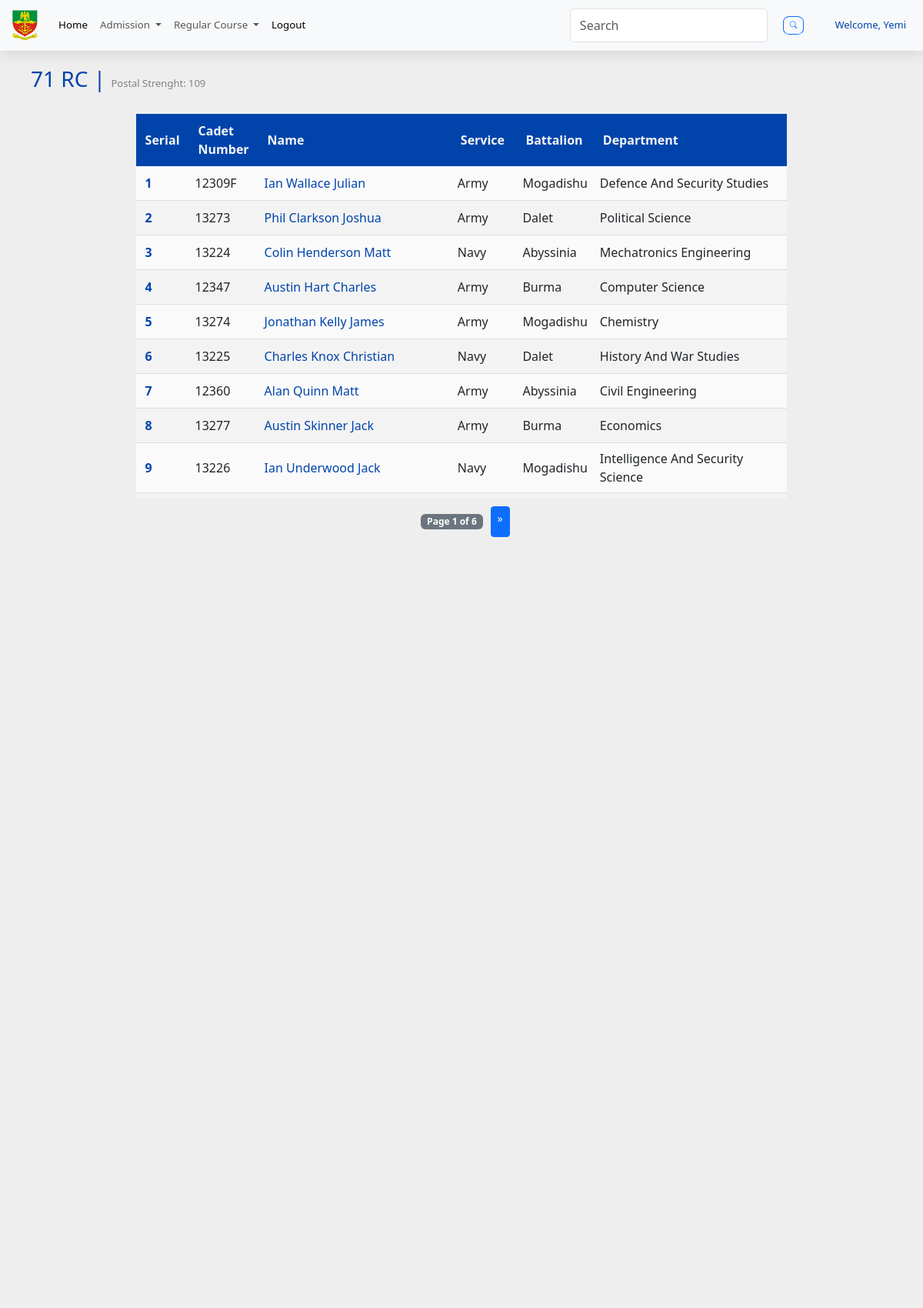
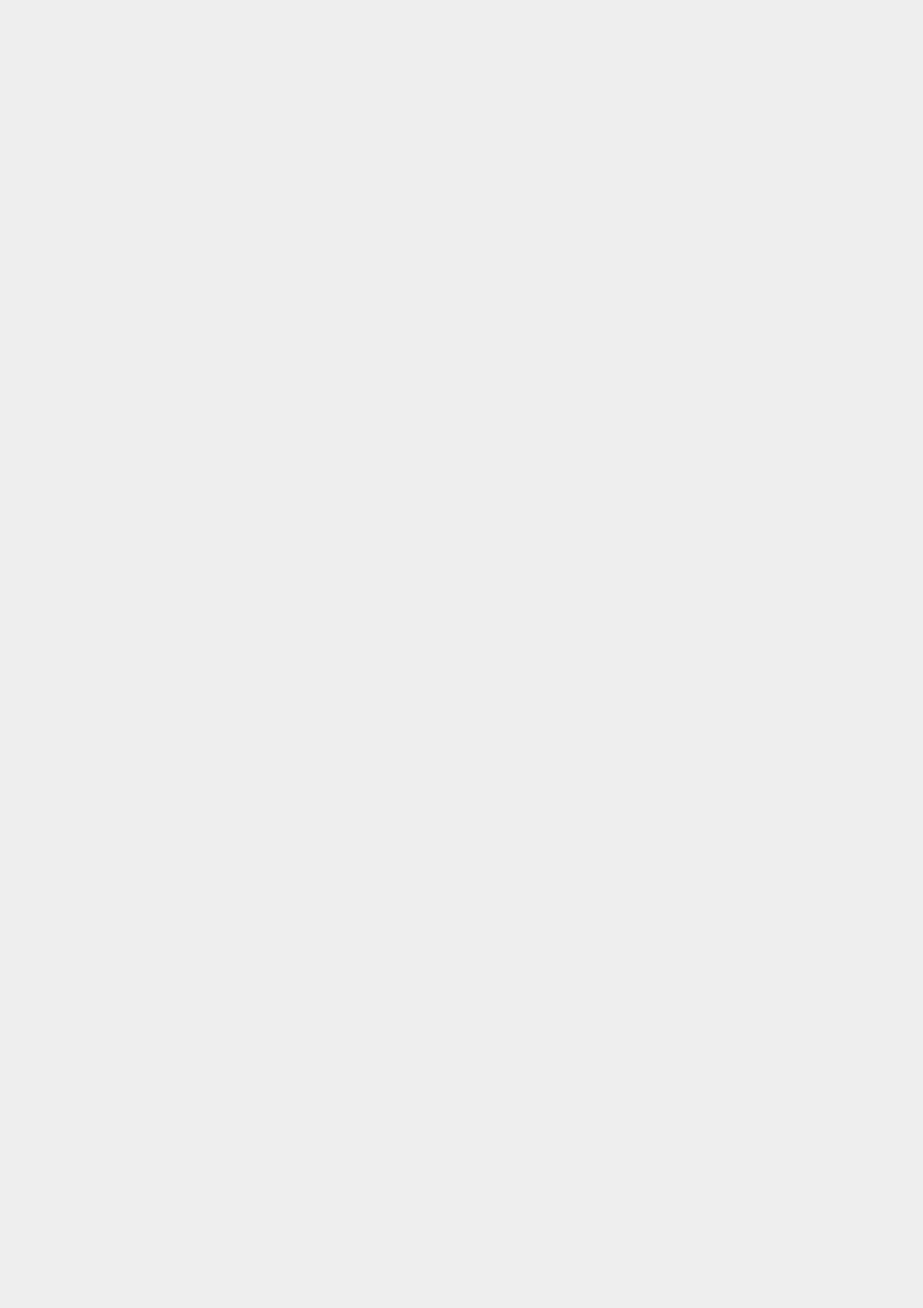
Page /course/1 (signed in, upper part) on the committed database (2 pictures, top to bottom).
### models.py (models this page shows, shortened)
class Staff(db.Model, UserMixin):
    __tablename__ = "staffs"
    staff_id = Column("staff_id", Integer, primary_key=True, autoincrement=True)
    firstname = Column("firstname", String(255), nullable=False)
    middlename = Column("middlename", String(255), nullable=True)
    lastname = Column("lastname", String(255), nullable=False)
    email = Column("email", String(255), nullable=False, unique=True)
    password = Column("password", String(255), nullable=False)
    phone = Column("phone", String(255), nullable=False, unique=True)
    address = Column("address", String(255), nullable=False)
    gender_id = Column("gender_id", ForeignKey('genders.id'), nullable=False)
    gender = relationship('Gender', back_populates='staff')
    role = Column('role', String(50), nullable=False)
    status = Column('status', String(20), nullable=False)
    appointment = Column("appointment", String(255), nullable=False)
    date_of_birth = Column("date_of_birth", Date, nullable=False)
    date_tos = Column("date_tos", Date, nullable=False)
    date_of_joining = Column("date_of_joining", Date, nullable=False, default=date.today)
    visit_id = Column("visit_id", Integer, ForeignKey('visits.id'), nullable=True)

class RegularCourse(db.Model):
    __tablename__="regular_courses"
    id = Column("id", Integer, primary_key=True)
    course_no = Column("course_no", Integer, nullable=False)
    cadet = relationship('Cadet', back_populates='regular_course')

class Cadet(db.Model):
    __tablename__= "cadets"
    id = Column("id", Integer, primary_key=True, autoincrement=True)
    cadet_no = Column("cadet_no", String, unique=True, nullable=False)
    first_name = Column("first_name", String, nullable=False)
    middle_name = Column("middle_name", String, nullable=True)
    last_name = Column("last_name", String, nullable=False)
    religion = Column("religion", String, nullable=False)
    state = Column("state", String, nullable=False)
    lga = Column("lga", String, nullable=False)
    date_of_enlistment = Column("date_of_enlistment", String, nullable=False)
    date_of_birth = Column("date_of_birth", String, nullable=False)
    department_id = Column('department_id', ForeignKey('departments.id'), nullable=False)
    department = relationship('Department', back_populates='cadets')
    bn_id = Column("bn_id", ForeignKey('battalions.id'), nullable=False)
    bn = relationship('Battalion', back_populates='cadet')
    gender_id = Column("gender_id", ForeignKey('genders.id'), nullable=False)
    gender = relationship('Gender', back_populates='cadet')
    service_id = Column("service_id", ForeignKey('services.id'), nullable=False)
    service = relationship('Service', back_populates='cadet')
    regular_id = Column("regular_id", ForeignKey('regular_courses.id'), nullable=False)
    regular_course = relationship('RegularCourse', back_populates='cadet')
    medical = relationship('Medical', back_populates='cadet', lazy='dynamic')
    admission_count = Column("admission_count", Integer, nullable=False, default=0)
    board_status = Column("board_status", String, nullable=False, default='')
    admission_date = Column(Date, nullable=True)  # New field for admission date
    visit = relationship('Visit', back_populates='cadet')
    scores = relationship("Score", back_populates='cadet', uselist=False)
    service_scores = relationship("ServiceScore", back_populates='cadet', uselist=False)
    courses = relationship("Course", back_populates="cadet")
    profile_picture = relationship('ProfilePicture', back_populates='cadet')

class Service(db.Model):
    __tablename__="services"
    id = Column('id', Integer, primary_key=True)
    service_type = Column('service_type', String, nullable=False)
    service_subjects = relationship('ServiceSubject', back_populates='service')
    cadet = relationship('Cadet', back_populates='service')

class Battalion(db.Model):
    __tablename__="battalions"
    id = Column("id", Integer, primary_key=True, autoincrement=True)
    bn = Column("bn", String, nullable=False)
    cadet = relationship('Cadet', back_populates='bn')

class Department(db.Model):
    __tablename__="departments"
    id = Column("id", Integer, primary_key=True)
    department_name = Column("department_name", String, nullable=False)
    faculty_id = Column("faculty_id", ForeignKey('faculties.id'), nullable=False)
    faculty = relationship('Faculty', back_populates='departments')
    cadets = relationship('Cadet', back_populates='department')
    courses = relationship('Course', back_populates='department')

### main.py (the view)
@app.route("/course/<int:id>", methods=["GET"])
@login_required
def select_course(id):
    search_form = SearchForm()
    page = request.args.get("page", 1, type=int)
    per_page = 20
    course_cadets = session.query(Cadet).filter(Cadet.regular_id == id).all()
    course_no = session.query(RegularCourse).filter(RegularCourse.id == id).first()
    start = (page - 1) * per_page
    end = start + per_page
    paginated_cadets = course_cadets[start:end]
    course = session.query(RegularCourse).all()
    course_dict = {}
    for course_object in course:
        key = course_object.id
        cse_count = session.query(Cadet).filter(Cadet.regular_id == key).count()
        course_dict[key] = [course_object.course_no, cse_count]
    course_cadets_count = session.query(Cadet).filter(Cadet.regular_id == id).count()
    mog_cdts_count = session.query(Cadet).filter(Cadet.bn_id == 1, Cadet.regular_id == id).count()
    dal_cdts_count = session.query(Cadet).filter(Cadet.bn_id == 2, Cadet.regular_id == id).count()
    aby_cdts_count = session.query(Cadet).filter(Cadet.bn_id == 3, Cadet.regular_id == id).count()
    bur_cdts_count = session.query(Cadet).filter(Cadet.bn_id == 4, Cadet.regular_id == id).count()
    army_cdts_count = session.query(Cadet).filter(Cadet.service_id == 1, Cadet.regular_id == id).count()
    mog_army_cdts_count = session.query(Cadet).filter(Cadet.service_id == 1, Cadet.bn_id == 1, Cadet.regular_id == id).count()
    dal_army_cdts_count = session.query(Cadet).filter(Cadet.service_id == 1, Cadet.bn_id == 2, Cadet.regular_id == id).count()
    aby_army_cdts_count = session.query(Cadet).filter(Cadet.service_id == 1, Cadet.bn_id == 3, Cadet.regular_id == id).count()
    bur_army_cdts_count = session.query(Cadet).filter(Cadet.service_id == 1, Cadet.bn_id == 4, Cadet.regular_id == id).count()
    navy_cdts_count = session.query(Cadet).filter(Cadet.service_id == 2, Cadet.regular_id == id).count()
    mog_navy_cdts_count = session.query(Cadet).filter(Cadet.service_id == 2, Cadet.bn_id == 1, Cadet.regular_id == id).count()
    dal_navy_cdts_count = session.query(Cadet).filter(Cadet.service_id == 2, Cadet.bn_id == 2, Cadet.regular_id == id).count()
    aby_navy_cdts_count = session.query(Cadet).filter(Cadet.service_id == 2, Cadet.bn_id == 3, Cadet.regular_id == id).count()
    bur_navy_cdts_count = session.query(Cadet).filter(Cadet.service_id == 2, Cadet.bn_id == 4, Cadet.regular_id == id).count()
    airforce_cdts_count = session.query(Cadet).filter(Cadet.service_id == 3, Cadet.regular_id == id).count()
    mog_airforce_cdts_count = session.query(Cadet).filter(Cadet.service_id == 3, Cadet.bn_id == 1, Cadet.regular_id == id).count()
    dal_airforce_cdts_count = session.query(Cadet).filter(Cadet.service_id == 3, Cadet.bn_id == 2, Cadet.regular_id == id).count()
    aby_airforce_cdts_count = session.query(Cadet).filter(Cadet.service_id == 3, Cadet.bn_id == 3, Cadet.regular_id == id).count()
    bur_airforce_cdts_count = session.query(Cadet).filter(Cadet.service_id == 3, Cadet.bn_id == 4, Cadet.regular_id == id).count()
    male_cdts_count = session.query(Cadet).filter(Cadet.gender_id == 1, Cadet.regular_id == id).count()
    mog_male_cdts_count = session.query(Cadet).filter(Cadet.gender_id == 1, Cadet.bn_id == 1, Cadet.regular_id == id).count()
    dal_male_cdts_count = session.query(Cadet).filter(Cadet.gender_id == 1, Cadet.bn_id == 2, Cadet.regular_id == id).count()
    aby_male_cdts_count = session.query(Cadet).filter(Cadet.gender_id == 1, Cadet.bn_id == 3, Cadet.regular_id == id).count()
    bur_male_cdts_count = session.query(Cadet).filter(Cadet.gender_id == 1, Cadet.bn_id == 4, Cadet.regular_id == id).count()
    female_cdts_count = session.query(Cadet).filter(Cadet.gender_id == 2, Cadet.regular_id == id).count()
    mog_female_cdts_count = session.query(Cadet).filter(Cadet.gender_id == 2, Cadet.bn_id == 1, Cadet.regular_id == id).count()
    dal_female_cdts_count = session.query(Cadet).filter(Cadet.gender_id == 2, Cadet.bn_id == 2, Cadet.regular_id == id).count()
    aby_female_cdts_count = session.query(Cadet).filter(Cadet.gender_id == 2, Cadet.bn_id == 3, Cadet.regular_id == id).count()
    bur_female_cdts_count = session.query(Cadet).filter(Cadet.gender_id == 2, Cadet.bn_id == 4, Cadet.regular_id == id).count()
    return render_template("course-list.html",
                           search_form=search_form,
                           cadets=paginated_cadets,
                           page=page,
                           per_page=per_page,
                           total=len(course_cadets),
                           rows=course_cadets,
                           course=id,
                           course_no=course_no,
                           course_dict=course_dict,
                           course_cadets_count=course_cadets_count,
                           mog_cdts_count=mog_cdts_count,
                           dal_cdts_count=dal_cdts_count,
                           aby_cdts_count=aby_cdts_count,
                           bur_cdts_count=bur_cdts_count,
                           army_cdts_count=army_cdts_count,
                           mog_army_cdts_count=mog_army_cdts_count,
                           dal_army_cdts_count=dal_army_cdts_count,
                           aby_army_cdts_count=aby_army_cdts_count,
                           bur_army_cdts_count=bur_army_cdts_count,
                           navy_cdts_count=navy_cdts_count,
                           mog_navy_cdts_count=mog_navy_cdts_count,
                           dal_navy_cdts_count=dal_navy_cdts_count,
                           aby_navy_cdts_count=aby_navy_cdts_count,
                           bur_navy_cdts_count=bur_navy_cdts_count,
                           airforce_cdts_count=airforce_cdts_count,
                           mog_airforce_cdts_count=mog_airforce_cdts_count,
                           dal_airforce_cdts_count=dal_airforce_cdts_count,
                           aby_airforce_cdts_count=aby_airforce_cdts_count,
                           bur_airforce_cdts_count=bur_airforce_cdts_count,
                           male_cdts_count=male_cdts_count,
                           mog_male_cdts_count=mog_male_cdts_count,
                           dal_male_cdts_count=dal_male_cdts_count,
                           aby_male_cdts_count=aby_male_cdts_count,
                           bur_male_cdts_count=bur_male_cdts_count,
                           female_cdts_count=female_cdts_count,
                           mog_female_cdts_count=mog_female_cdts_count,
                           dal_female_cdts_count=dal_female_cdts_count,
                           aby_female_cdts_count=aby_female_cdts_count,
                           bur_female_cdts_count=bur_female_cdts_count,
                           year=year
                           )

### templates/course-list.html (shortened to what this page needs)
<!DOCTYPE html>
{% extends "base.html" %}  {% block content %}
<div class="container">
  <h3 style="color: rgb(0, 68, 171)">
    {{ course_no.course_no }} RC |
    <span style="font-weight: normal; font-size: small; color: grey"
      >Postal Strenght: {{ course_cadets_count }}</span
    >
  </h3>
  <div style="margin: 0 auto" class="container" style="font-size: 1rem">
    <div style="width: fit-content; margin: 0 auto" class="container">
      <div
        style="margin: auto"
        id="autocomplete-suggestions"
        class="autocomplete-suggestions custom-container"
      >
      <div style="margin: 0; padding: 0;" class="scrollable-table">
        <table class="custom-table table-sm table-hover">
          <thead>
            <tr>
              <th style="width: 5%" scope="col">Serial</th>
              <th style="width: 10%" scope="col">Cadet Number</th>
              <th style="width: 30%" scope="col">Name</th>
              <th style="width: 10%" scope="col">Service</th>
              <th style="width: 10%" scope="col">Battalion</th>
              <th style="width: 30%" scope="col">Department</th>
            </tr>
          </thead>
          <tbody id="cadet-table-body">
            {% for row in rows %}
            <tr class="active-row">
              <th class="card-heading-text" scope="row">
                {{ (page - 1) * per_page + loop.index }}
              </th>
              <td data-cell="Cadet No">{{ row.cadet_no }}</td>
              <td data-cell="Name">
                <a
                  style="text-decoration: none; color: rgb(0, 68, 171)"
                  href="{{ url_for('student_info', id=row.id) }}"
                  >{{ row.first_name }} {{ row.middle_name }} {{ row.last_name
                  }}</a
                >
              </td>
              <td data-cell="Service">
                {{ row.service.service_type.capitalize() }}
              </td>
              <td data-cell="Battalion">{{ row.bn.bn.capitalize() }}</td>
              <td data-cell="Department">
                {{ row.department.department_name.title() }}
              </td>
            </tr>
            {% endfor %}
          </tbody>
        </table>
      </div>
      </div>
    </div>
    <div class="pagination pagination-sm justify-content-center">
      <span class="badge bg-secondary"
        >Page {{ page }} of {{ (total // per_page) + 1 }}</span
      >
      {% if page * per_page < total %}
      <a
        href="{{ url_for('select_course', page=page+1, id=course_no.id) }}"
        class="btn btn-primary btn-sm"
        aria-label="Next"
      >
        <span aria-hidden="true">&raquo;</span>
      </a>
      {% endif %}
    </div>
  </div>
</div>
 {% endblock %}

### templates/navbar.html (shortened to what this page needs)
<!DOCTYPE html>
<nav
  class="navbar bg-light navbar-expand-lg bg-body-primary"
  data-bs-theme="light"
>
  <div class="container-fluid">
    <a class="navbar-brand" href="/"
      ><img
        id="nda-logo"
        src="{{ url_for('static', filename='images/nda_logo.png') }}"
        alt="nda-logo"
    /></a>
    <div class="collapse navbar-collapse" id="navbarSupportedContent">
      <ul style="font-size: smaller" class="navbar-nav me-auto mb-2 mb-lg-0">
        <li class="nav-item">
          <a
            class="nav-link active"
            aria-current="page"
            href="{{ url_for('home') }}"
            >Home</a
          >
        </li>
        {% if current_user.is_authenticated %}
        <li class="nav-item dropdown">
          <a
            class="nav-link dropdown-toggle"
            href="#"
            role="button"
            data-bs-toggle="dropdown"
            aria-expanded="false"
          >
            Admission
          </a>
        </li>
        <li class="nav-item dropdown">
          <a
            class="nav-link dropdown-toggle"
            href="#"
            role="button"
            data-bs-toggle="dropdown"
            aria-expanded="false"
          >
            Regular Course
          </a>
        </li>
        <li class="nav-item">
          <a
            class="nav-link active"
            aria-current="page"
            href="{{ url_for('logout') }}" onclick="return confirmLogout()"
            >Logout</a
          >
        </li>
        {% endif %}
      </ul>
      <form
        class="d-flex"
        name="searchForm"
        method="POST"
        action="{{ url_for('search') }}"
        role="search"
      >
        {{ search_form.csrf_token }} {{ search_form.searched(id="searched",
        class="form-control input-sm", type="search", placeholder="Search",
        aria_label="Search", oninput="autocompleteSearch()") }}
        <button class="btn btn-outline-primary btn-sm" style="border-radius: 30%; font-size: .6rem; margin-left: 20px; --bs-btn-padding-y: .25rem; --bs-btn-padding-x: .5rem; --bs-btn-font-size: .75rem;">
          <i class="bi bi-search"></i>
        </button>
      </form>
      {% if current_user.is_authenticated %}
      <div class="div">
        <li style="list-style-type: none; padding: 10px; font-size: small; margin-left: 20px;" class="nav-item">
          <a href="{{ url_for('doctor_dashboard') }}">Welcome, {{ current_user.firstname.title() }}</a>
        </li>
      </div>
      {% endif %}
    </div>
  </div>
</nav>

### rows in the picture
Staff: firstname "Yemi"
RegularCourse: course_no "71"
Cadet: index "1", cadet_no "12309F", first_name "Ian", middle_name "Wallace", last_name "Julian", service.service_type "Army", bn.bn "Mogadishu", department.department_name "Defence And Security Studies"
Cadet: (page-1)*per_page+loop.index "2", cadet_no "13273", first_name "Phil", middle_name "Clarkson", last_name "Joshua", service.service_type "Army", bn.bn "Dalet", department.department_name "Political Science"
Cadet: (page-1)*per_page+loop.index "3", cadet_no "13224", first_name "Colin", middle_name "Henderson", last_name "Matt", service.service_type "Navy", bn.bn "Abyssinia", department.department_name "Mechatronics Engineering"
Cadet: (page-1)*per_page+loop.index "4", cadet_no "12347", first_name "Austin", middle_name "Hart", last_name "Charles", service.service_type "Army", bn.bn "Burma", department.department_name "Computer Science"
Cadet: index "5", cadet_no "13274", first_name "Jonathan", middle_name "Kelly", last_name "James", service.service_type "Army", bn.bn "Mogadishu", department.department_name "Chemistry"
Cadet: index "6", cadet_no "13225", first_name "Charles", middle_name "Knox", last_name "Christian", service.service_type "Navy", bn.bn "Dalet", department.department_name "History And War Studies"
Cadet: index "7", cadet_no "12360", first_name "Alan", middle_name "Quinn", last_name "Matt", service.service_type "Army", bn.bn "Abyssinia", department.department_name "Civil Engineering"
Cadet: index "8", cadet_no "13277", first_name "Austin", middle_name "Skinner", last_name "Jack", service.service_type "Army", bn.bn "Burma", department.department_name "Economics"
Cadet: index "9", cadet_no "13226", first_name "Ian", middle_name "Underwood", last_name "Jack", service.service_type "Navy", bn.bn "Mogadishu", department.department_name "Intelligence And Security Science"

### other values in the picture
{{ course_cadets_count }} "109"
{{ page }} "1"
{{ (total // per_page) + 1 }} "6"
